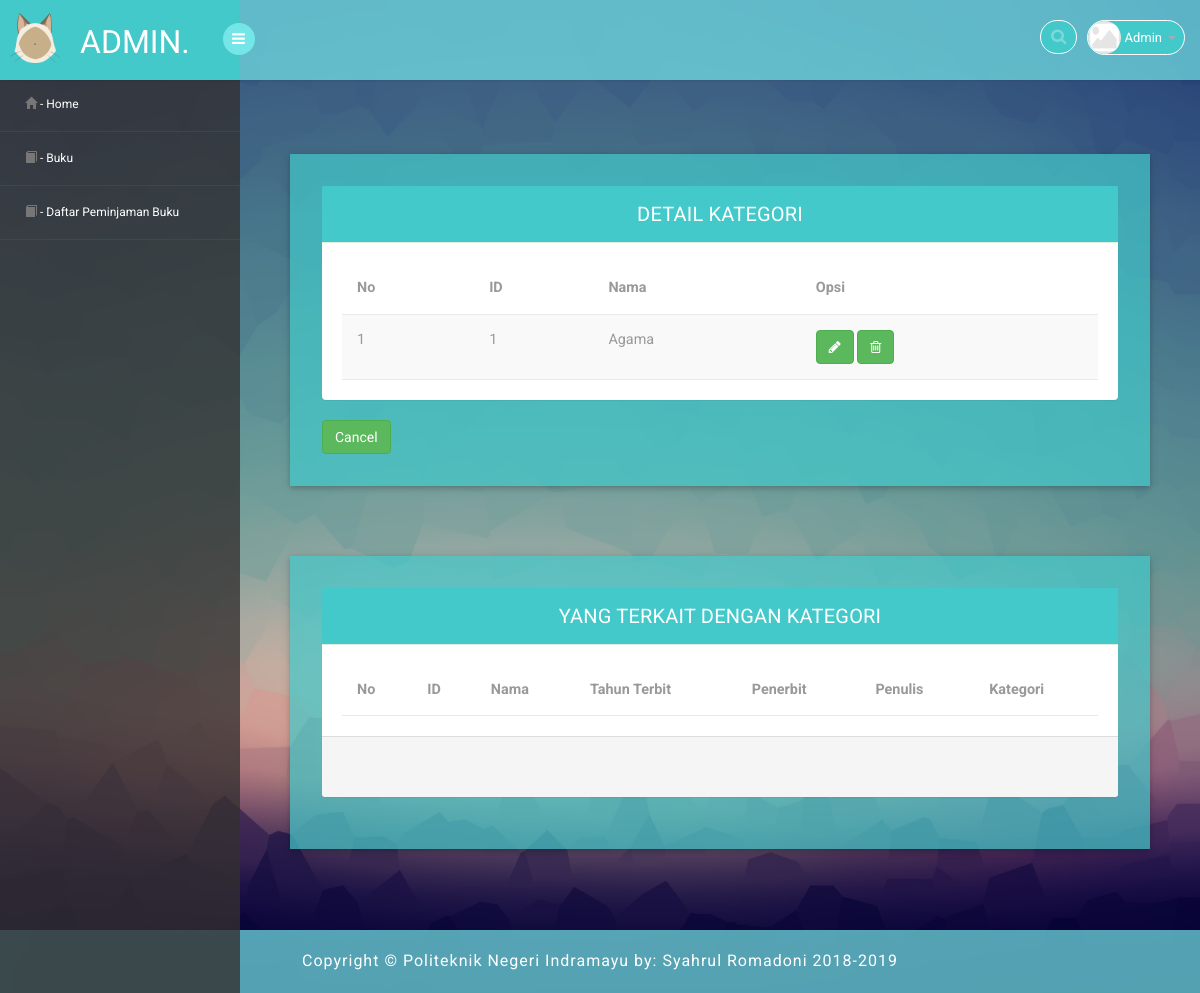
Page /3/media.php?page=detail_kategori&id=1 (signed in) on the earlier database version.
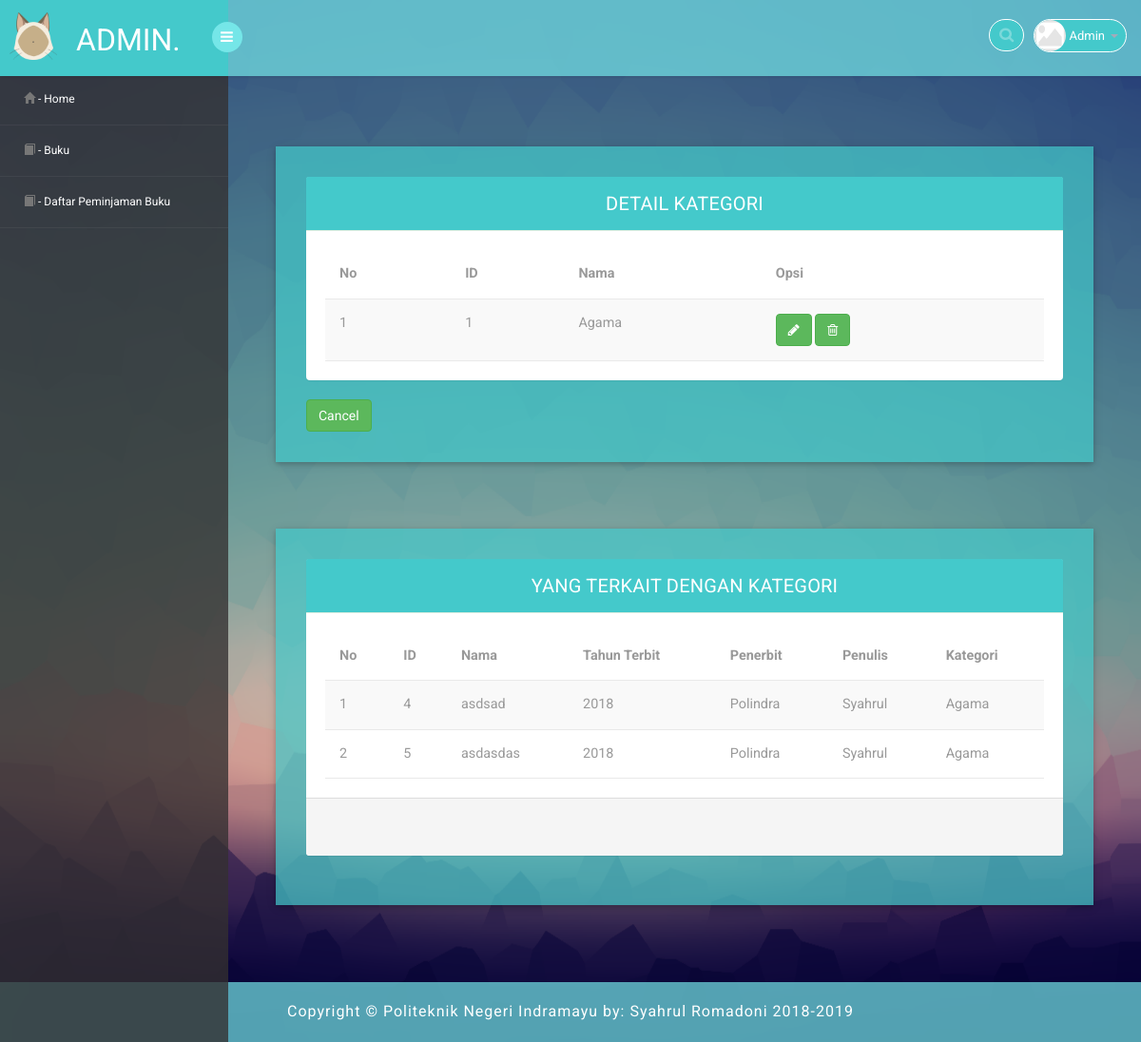
Same page on the later database version.
### tables this page shows
CREATE TABLE `kategori` (
  `id` int(11) NOT NULL,
  `nama` varchar(255) NOT NULL
);

CREATE TABLE `buku` (
  `id` int(11) NOT NULL,
  `nama` varchar(255) NOT NULL,
  `tahun_terbit` year(4) DEFAULT NULL,
  `id_penulis` int(11) DEFAULT NULL,
  `id_penerbit` int(11) DEFAULT NULL,
  `id_kategori` int(11) DEFAULT NULL,
  `sinopsis` text,
  `sampul` varchar(255) DEFAULT NULL,
  `berkas` varchar(255) DEFAULT NULL
);

CREATE TABLE `penerbit` (
  `id` int(11) NOT NULL,
  `nama` varchar(255) DEFAULT NULL,
  `alamat` text,
  `telepon` varchar(255) DEFAULT NULL,
  `email` varchar(2555) DEFAULT NULL
);

CREATE TABLE `penulis` (
  `id` int(11) NOT NULL,
  `nama` varchar(255) NOT NULL,
  `alamat` text,
  `telepon` varchar(255) DEFAULT NULL,
  `email` varchar(255) DEFAULT NULL
);

### 3/halaman/mod_buku/detail_kategori.php (the view, shortened to what the changed rows need)
<?php
include "../config/koneksi.php";
$id=$_GET['id'];
$query = "SELECT * FROM kategori WHERE id='$id'";
$hasil = mysqli_query($conn, $query);
$tampil = mysqli_num_rows($hasil);
$i = 1;
if ( $tampil> 0) {
    while ( $data = mysqli_fetch_assoc($hasil)) {
?>
<div class="row">
    <div class="panel-body">
        <div class="col-md-12 w3ls-graph">
            <div class="agileinfo-grap">
                <div class="panel panel-default">
                    <div class="panel-heading">DETAIL KATEGORI</div>
                        <div class="table-responsive sr">
                          <table class="table table-striped b-t b-light">
                            <thead>
                              <tr>
                                <th>No</th>
                                <th>ID</th>
                                <th>Nama</th>
                                <th>Opsi</th>
                              </tr>
                            </thead>
                            <tbody>
                                <tr>
                                    <td><?php echo $i++ ?></td>
                                    <td><?php echo $data['id']; ?></td>
                                    <td><?php echo $data['nama']; ?></td>
                                    <td>
                                        <a href="media.php?page=edit_kategori&id=<?php echo $data['id'] ?>"><button class="btn btn-success" type="submit"><i class="fa fa-pencil"></i></button></a>
                                        <a href="halaman/mod_buku/aksi_hapus_kategori.php?id=<?php echo $data['id'] ?>"><button class="btn btn-success" type="submit"><i class="fa fa-trash-o"></i></button></a>
                                    </td>
                                </tr>
                            </tbody>
                        </table>
                    </div>
                </div>
                <div align="left">
                    <button class="btn btn-success" type="button" onclick="history.back()">Cancel</button>
                </div>
            </div>
        </div>
    </div>
</div>
<div class="row">
    <div class="panel-body">
        <div class="col-md-12 w3ls-graph">
            <div class="agileinfo-grap">
                <div class="panel panel-default">
                    <div class="panel-heading">YANG TERKAIT DENGAN KATEGORI</div>
                        <div class="table-responsive sr">
                          <table id="data" class="table table-striped b-t b-light">
                            <thead>
                              <tr>
                                <th>No</th>
                                <th>ID</th>
                                <th>Nama</th>
                                <th>Tahun Terbit</th>
                                <th>Penerbit</th>
                                <th>Penulis</th>
                                <th>Kategori</th>
                              </tr>
                            </thead>
                            <tbody>
                                <?php
                                    $query  = "SELECT * FROM buku WHERE id_kategori='$id'";
                                    $hasil  = mysqli_query($conn, $query);
                                    $tampil = mysqli_num_rows($hasil);
                                    $i = 1;
                                    if ( $tampil> 0) {
                                        while ( $data = mysqli_fetch_assoc($hasil)) {
                                ?>
                                <tr>
                                    <td><?php echo $i++ ?></td>
                                    <td><?php echo $data['id']; ?></td>
                                    <td><?php echo $data['nama']; ?></td>
                                    <td><?php echo $data['tahun_terbit']; ?></td>
                                    <?php
                                        $data1 = mysqli_query($conn, "SELECT * FROM penerbit WHERE id='$data[id_penerbit]'");
                                        $id    = mysqli_fetch_array($data1);
                                        $mp1   = $id['nama'];
                                    ?>
                                    <td><?php echo $mp1; ?></td>
                                    <?php
                                        $data2 = mysqli_query($conn, "SELECT * FROM penulis WHERE id='$data[id_penulis]'");
                                        $id    = mysqli_fetch_array($data2);
                                        $mp2   = $id['nama'];
                                    ?>
                                    <td><?php echo $mp2; ?></td>
                                    <?php
                                        $data3 = mysqli_query($conn, "SELECT * FROM kategori WHERE id='$data[id_kategori]'");
                                        $id    = mysqli_fetch_array($data3);
                                        $mp3   = $id['nama'];
                                    ?>
                                    <td><?php echo $mp3; ?></td>
                                </tr>
                                <?php
                                    }
                                }
                                ?>
                            </tbody>
                        </table>
                    </div>
                    <footer class="panel-footer">
                        <div class="row">
                        </div>
                    </footer>
                </div>
            </div>
        </div>
    </div>
</div>
<?php
    }
}
?>

Differences in the rows shown:
added buku: id "4", nama "asdsad", tahun_terbit "2018", id_penerbit.nama "Polindra", id_penulis.nama "Syahrul", id_kategori.nama "Agama"
added buku: id "5", nama "asdasdas", tahun_terbit "2018", id_penerbit.nama "Polindra", id_penulis.nama "Syahrul", id_kategori.nama "Agama"
